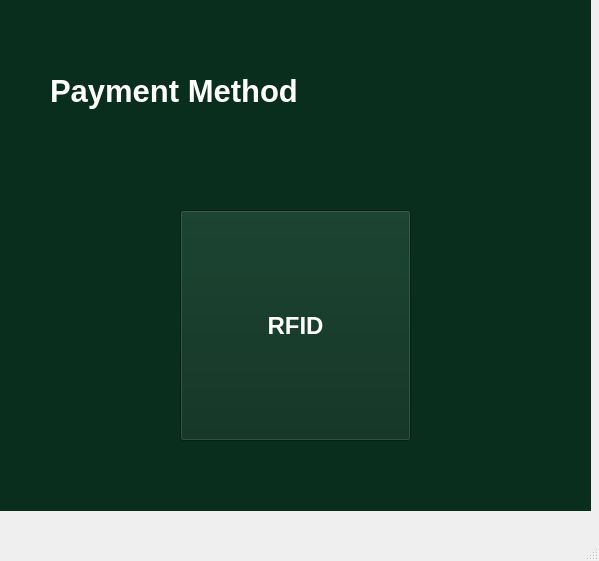
<?xml version="1.0" encoding="UTF-8"?>
<ui version="4.0">
 <class>MainWindow</class>
 <widget class="QMainWindow" name="MainWindow">
  <property name="geometry">
   <rect>
    <x>0</x>
    <y>0</y>
    <width>599</width>
    <height>561</height>
   </rect>
  </property>
  <property name="windowTitle">
   <string>MainWindow</string>
  </property>
  <widget class="QWidget" name="centralwidget">
   <widget class="QStackedWidget" name="stackedWidget">
    <property name="geometry">
     <rect>
      <x>0</x>
      <y>0</y>
      <width>591</width>
      <height>511</height>
     </rect>
    </property>
    <property name="styleSheet">
     <string notr="true">background-color: rgb(10, 46, 30);</string>
    </property>
    <widget class="QWidget" name="page">
     <widget class="QPushButton" name="rfidBtn">
      <property name="geometry">
       <rect>
        <x>180</x>
        <y>210</y>
        <width>231</width>
        <height>231</height>
       </rect>
      </property>
      <property name="palette">
       <palette>
        <active>
         <colorrole role="WindowText">
          <brush brushstyle="SolidPattern">
           <color alpha="255">
            <red>255</red>
            <green>255</green>
            <blue>255</blue>
           </color>
          </brush>
         </colorrole>
         <colorrole role="Button">
          <brush brushstyle="SolidPattern">
           <color alpha="255">
            <red>10</red>
            <green>46</green>
            <blue>30</blue>
           </color>
          </brush>
         </colorrole>
         <colorrole role="Midlight">
          <brush brushstyle="SolidPattern">
           <color alpha="255">
            <red>196</red>
            <green>203</green>
            <blue>193</blue>
           </color>
          </brush>
         </colorrole>
         <colorrole role="Dark">
          <brush brushstyle="SolidPattern">
           <color alpha="255">
            <red>105</red>
            <green>116</green>
            <blue>101</blue>
           </color>
          </brush>
         </colorrole>
         <colorrole role="Mid">
          <brush brushstyle="SolidPattern">
           <color alpha="255">
            <red>115</red>
            <green>132</green>
            <blue>108</blue>
           </color>
          </brush>
         </colorrole>
         <colorrole role="Text">
          <brush brushstyle="SolidPattern">
           <color alpha="255">
            <red>26</red>
            <green>55</green>
            <blue>35</blue>
           </color>
          </brush>
         </colorrole>
         <colorrole role="BrightText">
          <brush brushstyle="SolidPattern">
           <color alpha="255">
            <red>26</red>
            <green>55</green>
            <blue>35</blue>
           </color>
          </brush>
         </colorrole>
         <colorrole role="ButtonText">
          <brush brushstyle="SolidPattern">
           <color alpha="255">
            <red>255</red>
            <green>255</green>
            <blue>255</blue>
           </color>
          </brush>
         </colorrole>
         <colorrole role="Base">
          <brush brushstyle="SolidPattern">
           <color alpha="255">
            <red>10</red>
            <green>46</green>
            <blue>30</blue>
           </color>
          </brush>
         </colorrole>
         <colorrole role="Window">
          <brush brushstyle="SolidPattern">
           <color alpha="255">
            <red>10</red>
            <green>46</green>
            <blue>30</blue>
           </color>
          </brush>
         </colorrole>
         <colorrole role="Highlight">
          <brush brushstyle="SolidPattern">
           <color alpha="255">
            <red>26</red>
            <green>55</green>
            <blue>35</blue>
           </color>
          </brush>
         </colorrole>
         <colorrole role="HighlightedText">
          <brush brushstyle="SolidPattern">
           <color alpha="255">
            <red>254</red>
            <green>239</green>
            <blue>197</blue>
           </color>
          </brush>
         </colorrole>
         <colorrole role="LinkVisited">
          <brush brushstyle="SolidPattern">
           <color alpha="255">
            <red>205</red>
            <green>171</green>
            <blue>143</blue>
           </color>
          </brush>
         </colorrole>
         <colorrole role="AlternateBase">
          <brush brushstyle="SolidPattern">
           <color alpha="255">
            <red>69</red>
            <green>80</green>
            <blue>65</blue>
           </color>
          </brush>
         </colorrole>
         <colorrole role="ToolTipBase">
          <brush brushstyle="SolidPattern">
           <color alpha="255">
            <red>255</red>
            <green>246</green>
            <blue>242</blue>
           </color>
          </brush>
         </colorrole>
         <colorrole role="PlaceholderText">
          <brush brushstyle="SolidPattern">
           <color alpha="255">
            <red>105</red>
            <green>116</green>
            <blue>101</blue>
           </color>
          </brush>
         </colorrole>
        </active>
        <inactive>
         <colorrole role="WindowText">
          <brush brushstyle="SolidPattern">
           <color alpha="255">
            <red>255</red>
            <green>255</green>
            <blue>255</blue>
           </color>
          </brush>
         </colorrole>
         <colorrole role="Button">
          <brush brushstyle="SolidPattern">
           <color alpha="255">
            <red>10</red>
            <green>46</green>
            <blue>30</blue>
           </color>
          </brush>
         </colorrole>
         <colorrole role="Midlight">
          <brush brushstyle="SolidPattern">
           <color alpha="255">
            <red>196</red>
            <green>203</green>
            <blue>193</blue>
           </color>
          </brush>
         </colorrole>
         <colorrole role="Dark">
          <brush brushstyle="SolidPattern">
           <color alpha="255">
            <red>105</red>
            <green>116</green>
            <blue>101</blue>
           </color>
          </brush>
         </colorrole>
         <colorrole role="Mid">
          <brush brushstyle="SolidPattern">
           <color alpha="255">
            <red>115</red>
            <green>132</green>
            <blue>108</blue>
           </color>
          </brush>
         </colorrole>
         <colorrole role="Text">
          <brush brushstyle="SolidPattern">
           <color alpha="255">
            <red>26</red>
            <green>55</green>
            <blue>35</blue>
           </color>
          </brush>
         </colorrole>
         <colorrole role="BrightText">
          <brush brushstyle="SolidPattern">
           <color alpha="255">
            <red>26</red>
            <green>55</green>
            <blue>35</blue>
           </color>
          </brush>
         </colorrole>
         <colorrole role="ButtonText">
          <brush brushstyle="SolidPattern">
           <color alpha="255">
            <red>255</red>
            <green>255</green>
            <blue>255</blue>
           </color>
          </brush>
         </colorrole>
         <colorrole role="Base">
          <brush brushstyle="SolidPattern">
           <color alpha="255">
            <red>10</red>
            <green>46</green>
            <blue>30</blue>
           </color>
          </brush>
         </colorrole>
         <colorrole role="Window">
          <brush brushstyle="SolidPattern">
           <color alpha="255">
            <red>10</red>
            <green>46</green>
            <blue>30</blue>
           </color>
          </brush>
         </colorrole>
         <colorrole role="Highlight">
          <brush brushstyle="SolidPattern">
           <color alpha="255">
            <red>26</red>
            <green>55</green>
            <blue>35</blue>
           </color>
          </brush>
         </colorrole>
         <colorrole role="HighlightedText">
          <brush brushstyle="SolidPattern">
           <color alpha="255">
            <red>254</red>
            <green>239</green>
            <blue>197</blue>
           </color>
          </brush>
         </colorrole>
         <colorrole role="LinkVisited">
          <brush brushstyle="SolidPattern">
           <color alpha="255">
            <red>205</red>
            <green>171</green>
            <blue>143</blue>
           </color>
          </brush>
         </colorrole>
         <colorrole role="AlternateBase">
          <brush brushstyle="SolidPattern">
           <color alpha="255">
            <red>69</red>
            <green>80</green>
            <blue>65</blue>
           </color>
          </brush>
         </colorrole>
         <colorrole role="ToolTipBase">
          <brush brushstyle="SolidPattern">
           <color alpha="255">
            <red>255</red>
            <green>246</green>
            <blue>242</blue>
           </color>
          </brush>
         </colorrole>
         <colorrole role="PlaceholderText">
          <brush brushstyle="SolidPattern">
           <color alpha="255">
            <red>105</red>
            <green>116</green>
            <blue>101</blue>
           </color>
          </brush>
         </colorrole>
        </inactive>
        <disabled>
         <colorrole role="WindowText">
          <brush brushstyle="SolidPattern">
           <color alpha="255">
            <red>105</red>
            <green>116</green>
            <blue>101</blue>
           </color>
          </brush>
         </colorrole>
         <colorrole role="Button">
          <brush brushstyle="SolidPattern">
           <color alpha="255">
            <red>10</red>
            <green>46</green>
            <blue>30</blue>
           </color>
          </brush>
         </colorrole>
         <colorrole role="Midlight">
          <brush brushstyle="SolidPattern">
           <color alpha="255">
            <red>196</red>
            <green>203</green>
            <blue>193</blue>
           </color>
          </brush>
         </colorrole>
         <colorrole role="Dark">
          <brush brushstyle="SolidPattern">
           <color alpha="255">
            <red>105</red>
            <green>116</green>
            <blue>101</blue>
           </color>
          </brush>
         </colorrole>
         <colorrole role="Mid">
          <brush brushstyle="SolidPattern">
           <color alpha="255">
            <red>115</red>
            <green>132</green>
            <blue>108</blue>
           </color>
          </brush>
         </colorrole>
         <colorrole role="Text">
          <brush brushstyle="SolidPattern">
           <color alpha="255">
            <red>105</red>
            <green>116</green>
            <blue>101</blue>
           </color>
          </brush>
         </colorrole>
         <colorrole role="BrightText">
          <brush brushstyle="SolidPattern">
           <color alpha="255">
            <red>26</red>
            <green>55</green>
            <blue>35</blue>
           </color>
          </brush>
         </colorrole>
         <colorrole role="ButtonText">
          <brush brushstyle="SolidPattern">
           <color alpha="255">
            <red>105</red>
            <green>116</green>
            <blue>101</blue>
           </color>
          </brush>
         </colorrole>
         <colorrole role="Base">
          <brush brushstyle="SolidPattern">
           <color alpha="255">
            <red>10</red>
            <green>46</green>
            <blue>30</blue>
           </color>
          </brush>
         </colorrole>
         <colorrole role="Window">
          <brush brushstyle="SolidPattern">
           <color alpha="255">
            <red>10</red>
            <green>46</green>
            <blue>30</blue>
           </color>
          </brush>
         </colorrole>
         <colorrole role="Highlight">
          <brush brushstyle="SolidPattern">
           <color alpha="255">
            <red>145</red>
            <green>145</green>
            <blue>145</blue>
           </color>
          </brush>
         </colorrole>
         <colorrole role="HighlightedText">
          <brush brushstyle="SolidPattern">
           <color alpha="255">
            <red>254</red>
            <green>239</green>
            <blue>197</blue>
           </color>
          </brush>
         </colorrole>
         <colorrole role="LinkVisited">
          <brush brushstyle="SolidPattern">
           <color alpha="255">
            <red>205</red>
            <green>171</green>
            <blue>143</blue>
           </color>
          </brush>
         </colorrole>
         <colorrole role="AlternateBase">
          <brush brushstyle="SolidPattern">
           <color alpha="255">
            <red>69</red>
            <green>80</green>
            <blue>65</blue>
           </color>
          </brush>
         </colorrole>
         <colorrole role="ToolTipBase">
          <brush brushstyle="SolidPattern">
           <color alpha="255">
            <red>255</red>
            <green>246</green>
            <blue>242</blue>
           </color>
          </brush>
         </colorrole>
         <colorrole role="PlaceholderText">
          <brush brushstyle="SolidPattern">
           <color alpha="255">
            <red>105</red>
            <green>116</green>
            <blue>101</blue>
           </color>
          </brush>
         </colorrole>
        </disabled>
       </palette>
      </property>
      <property name="font">
       <font>
        <pointsize>18</pointsize>
        <weight>75</weight>
        <bold>true</bold>
       </font>
      </property>
      <property name="styleSheet">
       <string notr="true">border-color: rgb(255, 255, 255);</string>
      </property>
      <property name="text">
       <string>RFID</string>
      </property>
     </widget>
     <widget class="QLabel" name="label_2">
      <property name="geometry">
       <rect>
        <x>50</x>
        <y>40</y>
        <width>501</width>
        <height>101</height>
       </rect>
      </property>
      <property name="palette">
       <palette>
        <active>
         <colorrole role="WindowText">
          <brush brushstyle="SolidPattern">
           <color alpha="255">
            <red>255</red>
            <green>255</green>
            <blue>255</blue>
           </color>
          </brush>
         </colorrole>
         <colorrole role="Button">
          <brush brushstyle="SolidPattern">
           <color alpha="255">
            <red>10</red>
            <green>46</green>
            <blue>30</blue>
           </color>
          </brush>
         </colorrole>
         <colorrole role="Midlight">
          <brush brushstyle="SolidPattern">
           <color alpha="255">
            <red>196</red>
            <green>203</green>
            <blue>193</blue>
           </color>
          </brush>
         </colorrole>
         <colorrole role="Dark">
          <brush brushstyle="SolidPattern">
           <color alpha="255">
            <red>105</red>
            <green>116</green>
            <blue>101</blue>
           </color>
          </brush>
         </colorrole>
         <colorrole role="Mid">
          <brush brushstyle="SolidPattern">
           <color alpha="255">
            <red>115</red>
            <green>132</green>
            <blue>108</blue>
           </color>
          </brush>
         </colorrole>
         <colorrole role="Text">
          <brush brushstyle="SolidPattern">
           <color alpha="255">
            <red>26</red>
            <green>55</green>
            <blue>35</blue>
           </color>
          </brush>
         </colorrole>
         <colorrole role="BrightText">
          <brush brushstyle="SolidPattern">
           <color alpha="255">
            <red>26</red>
            <green>55</green>
            <blue>35</blue>
           </color>
          </brush>
         </colorrole>
         <colorrole role="ButtonText">
          <brush brushstyle="SolidPattern">
           <color alpha="255">
            <red>0</red>
            <green>0</green>
            <blue>0</blue>
           </color>
          </brush>
         </colorrole>
         <colorrole role="Base">
          <brush brushstyle="SolidPattern">
           <color alpha="255">
            <red>10</red>
            <green>46</green>
            <blue>30</blue>
           </color>
          </brush>
         </colorrole>
         <colorrole role="Window">
          <brush brushstyle="SolidPattern">
           <color alpha="255">
            <red>10</red>
            <green>46</green>
            <blue>30</blue>
           </color>
          </brush>
         </colorrole>
         <colorrole role="Highlight">
          <brush brushstyle="SolidPattern">
           <color alpha="255">
            <red>26</red>
            <green>55</green>
            <blue>35</blue>
           </color>
          </brush>
         </colorrole>
         <colorrole role="HighlightedText">
          <brush brushstyle="SolidPattern">
           <color alpha="255">
            <red>254</red>
            <green>239</green>
            <blue>197</blue>
           </color>
          </brush>
         </colorrole>
         <colorrole role="LinkVisited">
          <brush brushstyle="SolidPattern">
           <color alpha="255">
            <red>205</red>
            <green>171</green>
            <blue>143</blue>
           </color>
          </brush>
         </colorrole>
         <colorrole role="AlternateBase">
          <brush brushstyle="SolidPattern">
           <color alpha="255">
            <red>69</red>
            <green>80</green>
            <blue>65</blue>
           </color>
          </brush>
         </colorrole>
         <colorrole role="ToolTipBase">
          <brush brushstyle="SolidPattern">
           <color alpha="255">
            <red>255</red>
            <green>246</green>
            <blue>242</blue>
           </color>
          </brush>
         </colorrole>
         <colorrole role="PlaceholderText">
          <brush brushstyle="SolidPattern">
           <color alpha="255">
            <red>105</red>
            <green>116</green>
            <blue>101</blue>
           </color>
          </brush>
         </colorrole>
        </active>
        <inactive>
         <colorrole role="WindowText">
          <brush brushstyle="SolidPattern">
           <color alpha="255">
            <red>255</red>
            <green>255</green>
            <blue>255</blue>
           </color>
          </brush>
         </colorrole>
         <colorrole role="Button">
          <brush brushstyle="SolidPattern">
           <color alpha="255">
            <red>10</red>
            <green>46</green>
            <blue>30</blue>
           </color>
          </brush>
         </colorrole>
         <colorrole role="Midlight">
          <brush brushstyle="SolidPattern">
           <color alpha="255">
            <red>196</red>
            <green>203</green>
            <blue>193</blue>
           </color>
          </brush>
         </colorrole>
         <colorrole role="Dark">
          <brush brushstyle="SolidPattern">
           <color alpha="255">
            <red>105</red>
            <green>116</green>
            <blue>101</blue>
           </color>
          </brush>
         </colorrole>
         <colorrole role="Mid">
          <brush brushstyle="SolidPattern">
           <color alpha="255">
            <red>115</red>
            <green>132</green>
            <blue>108</blue>
           </color>
          </brush>
         </colorrole>
         <colorrole role="Text">
          <brush brushstyle="SolidPattern">
           <color alpha="255">
            <red>26</red>
            <green>55</green>
            <blue>35</blue>
           </color>
          </brush>
         </colorrole>
         <colorrole role="BrightText">
          <brush brushstyle="SolidPattern">
           <color alpha="255">
            <red>26</red>
            <green>55</green>
            <blue>35</blue>
           </color>
          </brush>
         </colorrole>
         <colorrole role="ButtonText">
          <brush brushstyle="SolidPattern">
           <color alpha="255">
            <red>0</red>
            <green>0</green>
            <blue>0</blue>
           </color>
          </brush>
         </colorrole>
         <colorrole role="Base">
          <brush brushstyle="SolidPattern">
           <color alpha="255">
            <red>10</red>
            <green>46</green>
            <blue>30</blue>
           </color>
          </brush>
         </colorrole>
         <colorrole role="Window">
          <brush brushstyle="SolidPattern">
           <color alpha="255">
            <red>10</red>
            <green>46</green>
            <blue>30</blue>
           </color>
          </brush>
         </colorrole>
         <colorrole role="Highlight">
          <brush brushstyle="SolidPattern">
           <color alpha="255">
            <red>26</red>
            <green>55</green>
            <blue>35</blue>
           </color>
          </brush>
         </colorrole>
         <colorrole role="HighlightedText">
          <brush brushstyle="SolidPattern">
           <color alpha="255">
            <red>254</red>
            <green>239</green>
            <blue>197</blue>
           </color>
          </brush>
         </colorrole>
         <colorrole role="LinkVisited">
          <brush brushstyle="SolidPattern">
           <color alpha="255">
            <red>205</red>
            <green>171</green>
            <blue>143</blue>
           </color>
          </brush>
         </colorrole>
         <colorrole role="AlternateBase">
          <brush brushstyle="SolidPattern">
           <color alpha="255">
            <red>69</red>
            <green>80</green>
            <blue>65</blue>
           </color>
          </brush>
         </colorrole>
         <colorrole role="ToolTipBase">
          <brush brushstyle="SolidPattern">
           <color alpha="255">
            <red>255</red>
            <green>246</green>
            <blue>242</blue>
           </color>
          </brush>
         </colorrole>
         <colorrole role="PlaceholderText">
          <brush brushstyle="SolidPattern">
           <color alpha="255">
            <red>105</red>
            <green>116</green>
            <blue>101</blue>
           </color>
          </brush>
         </colorrole>
        </inactive>
        <disabled>
         <colorrole role="WindowText">
          <brush brushstyle="SolidPattern">
           <color alpha="255">
            <red>105</red>
            <green>116</green>
            <blue>101</blue>
           </color>
          </brush>
         </colorrole>
         <colorrole role="Button">
          <brush brushstyle="SolidPattern">
           <color alpha="255">
            <red>10</red>
            <green>46</green>
            <blue>30</blue>
           </color>
          </brush>
         </colorrole>
         <colorrole role="Midlight">
          <brush brushstyle="SolidPattern">
           <color alpha="255">
            <red>196</red>
            <green>203</green>
            <blue>193</blue>
           </color>
          </brush>
         </colorrole>
         <colorrole role="Dark">
          <brush brushstyle="SolidPattern">
           <color alpha="255">
            <red>105</red>
            <green>116</green>
            <blue>101</blue>
           </color>
          </brush>
         </colorrole>
         <colorrole role="Mid">
          <brush brushstyle="SolidPattern">
           <color alpha="255">
            <red>115</red>
            <green>132</green>
            <blue>108</blue>
           </color>
          </brush>
         </colorrole>
         <colorrole role="Text">
          <brush brushstyle="SolidPattern">
           <color alpha="255">
            <red>105</red>
            <green>116</green>
            <blue>101</blue>
           </color>
          </brush>
         </colorrole>
         <colorrole role="BrightText">
          <brush brushstyle="SolidPattern">
           <color alpha="255">
            <red>26</red>
            <green>55</green>
            <blue>35</blue>
           </color>
          </brush>
         </colorrole>
         <colorrole role="ButtonText">
          <brush brushstyle="SolidPattern">
           <color alpha="255">
            <red>105</red>
            <green>116</green>
            <blue>101</blue>
           </color>
          </brush>
         </colorrole>
         <colorrole role="Base">
          <brush brushstyle="SolidPattern">
           <color alpha="255">
            <red>10</red>
            <green>46</green>
            <blue>30</blue>
           </color>
          </brush>
         </colorrole>
         <colorrole role="Window">
          <brush brushstyle="SolidPattern">
           <color alpha="255">
            <red>10</red>
            <green>46</green>
            <blue>30</blue>
           </color>
          </brush>
         </colorrole>
         <colorrole role="Highlight">
          <brush brushstyle="SolidPattern">
           <color alpha="255">
            <red>145</red>
            <green>145</green>
            <blue>145</blue>
           </color>
          </brush>
         </colorrole>
         <colorrole role="HighlightedText">
          <brush brushstyle="SolidPattern">
           <color alpha="255">
            <red>254</red>
            <green>239</green>
            <blue>197</blue>
           </color>
          </brush>
         </colorrole>
         <colorrole role="LinkVisited">
          <brush brushstyle="SolidPattern">
           <color alpha="255">
            <red>205</red>
            <green>171</green>
            <blue>143</blue>
           </color>
          </brush>
         </colorrole>
         <colorrole role="AlternateBase">
          <brush brushstyle="SolidPattern">
           <color alpha="255">
            <red>69</red>
            <green>80</green>
            <blue>65</blue>
           </color>
          </brush>
         </colorrole>
         <colorrole role="ToolTipBase">
          <brush brushstyle="SolidPattern">
           <color alpha="255">
            <red>255</red>
            <green>246</green>
            <blue>242</blue>
           </color>
          </brush>
         </colorrole>
         <colorrole role="PlaceholderText">
          <brush brushstyle="SolidPattern">
           <color alpha="255">
            <red>105</red>
            <green>116</green>
            <blue>101</blue>
           </color>
          </brush>
         </colorrole>
        </disabled>
       </palette>
      </property>
      <property name="font">
       <font>
        <pointsize>23</pointsize>
        <weight>75</weight>
        <bold>true</bold>
       </font>
      </property>
      <property name="text">
       <string>Payment Method</string>
      </property>
      <property name="alignment">
       <set>Qt::AlignLeading|Qt::AlignLeft|Qt::AlignVCenter</set>
      </property>
     </widget>
    </widget>
    <widget class="QWidget" name="page_2"/>
   </widget>
  </widget>
  <widget class="QMenuBar" name="menubar">
   <property name="geometry">
    <rect>
     <x>0</x>
     <y>0</y>
     <width>599</width>
     <height>24</height>
    </rect>
   </property>
  </widget>
  <widget class="QStatusBar" name="statusbar"/>
 </widget>
 <resources/>
 <connections/>
</ui>
